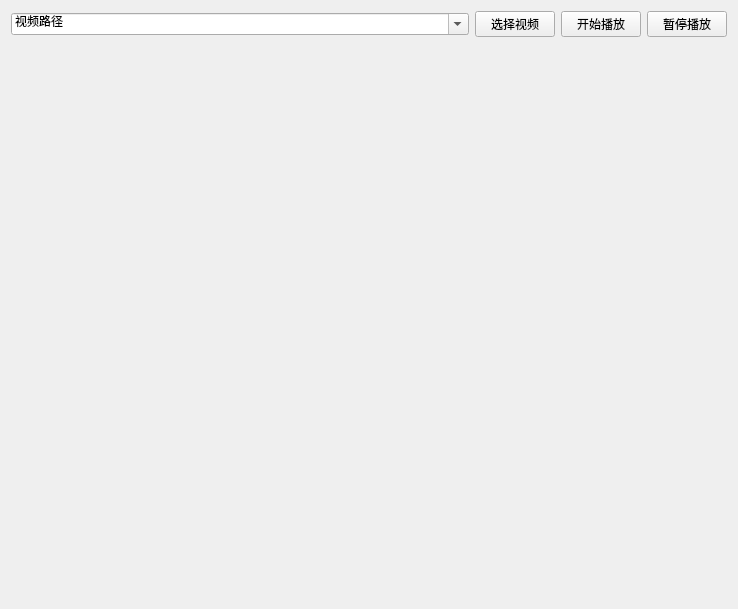
<?xml version="1.0" encoding="UTF-8"?>
<ui version="4.0">
 <class>FFmpegvideoPlayDemoClass</class>
 <widget class="QWidget" name="FFmpegvideoPlayDemoClass">
  <property name="geometry">
   <rect>
    <x>0</x>
    <y>0</y>
    <width>738</width>
    <height>609</height>
   </rect>
  </property>
  <property name="windowTitle">
   <string>FFmpegvideoPlayDemo</string>
  </property>
  <layout class="QGridLayout" name="gridLayout">
   <item row="0" column="0">
    <widget class="QComboBox" name="com_url">
     <property name="enabled">
      <bool>true</bool>
     </property>
     <property name="sizePolicy">
      <sizepolicy hsizetype="Preferred" vsizetype="Fixed">
       <horstretch>0</horstretch>
       <verstretch>0</verstretch>
      </sizepolicy>
     </property>
     <property name="editable">
      <bool>true</bool>
     </property>
     <property name="currentText">
      <string>视频路径</string>
     </property>
    </widget>
   </item>
   <item row="0" column="1">
    <widget class="QPushButton" name="but_file">
     <property name="sizePolicy">
      <sizepolicy hsizetype="Fixed" vsizetype="Fixed">
       <horstretch>0</horstretch>
       <verstretch>0</verstretch>
      </sizepolicy>
     </property>
     <property name="text">
      <string>选择视频</string>
     </property>
    </widget>
   </item>
   <item row="0" column="2">
    <widget class="QPushButton" name="but_open">
     <property name="sizePolicy">
      <sizepolicy hsizetype="Fixed" vsizetype="Fixed">
       <horstretch>0</horstretch>
       <verstretch>0</verstretch>
      </sizepolicy>
     </property>
     <property name="text">
      <string>开始播放</string>
     </property>
    </widget>
   </item>
   <item row="0" column="3">
    <widget class="QPushButton" name="btn_pause">
     <property name="sizePolicy">
      <sizepolicy hsizetype="Fixed" vsizetype="Fixed">
       <horstretch>0</horstretch>
       <verstretch>0</verstretch>
      </sizepolicy>
     </property>
     <property name="text">
      <string>暂停播放</string>
     </property>
    </widget>
   </item>
   <item row="1" column="0" colspan="4">
    <widget class="PlayImage" name="playimage" native="true">
     <property name="sizePolicy">
      <sizepolicy hsizetype="Preferred" vsizetype="Preferred">
       <horstretch>0</horstretch>
       <verstretch>0</verstretch>
      </sizepolicy>
     </property>
    </widget>
   </item>
  </layout>
 </widget>
 <layoutdefault spacing="6" margin="11"/>
 <customwidgets>
  <customwidget>
   <class>PlayImage</class>
   <extends>QWidget</extends>
   <header location="global">playimage.h</header>
   <container>1</container>
  </customwidget>
 </customwidgets>
 <resources>
  <include location="FFmpegvideoPlayDemo.qrc"/>
 </resources>
 <connections/>
</ui>
